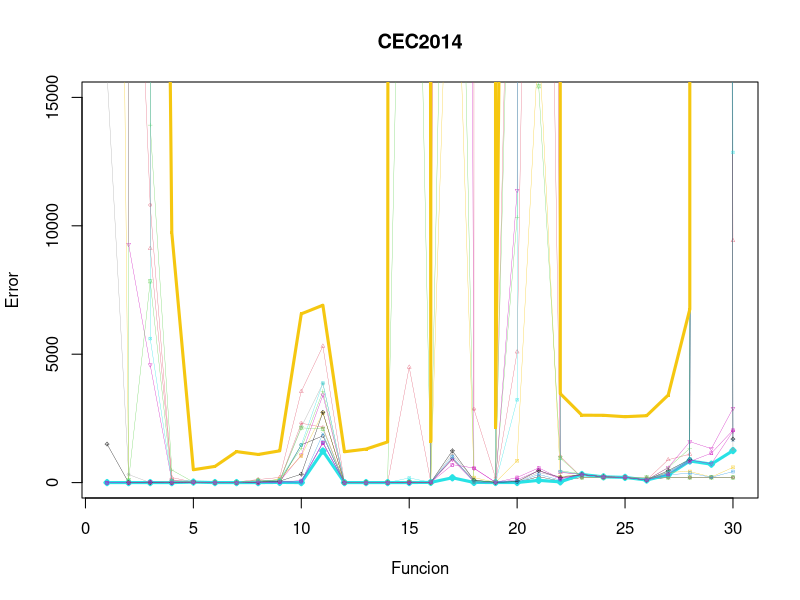
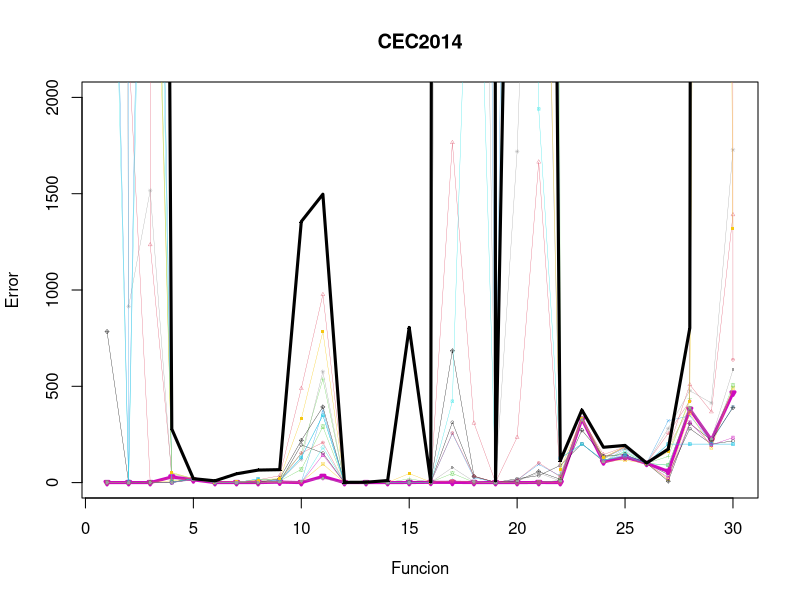

The R script that drew these images, in order:
#DIM 30

maximos<-max(c(3.9810567254902E-010,0,1.23356261764706E-008,2.17342730392157E-006,19.9989607843,0,0,9.8374907765,2.185260451,1469.4791568628,1822.4765882353,0.0001457052,0.0481352824,0.3118949216,3.0207135294,12.7848470588,934.8204705882,75.4492882353,3.8772611765,9.79078,229.6321058824,60.9474372549,200,200.0004901961,200,123.6992941176,200,200,200,200))
maximos<-c(maximos,max(c(39737210.098745,1759112643.3251,9119.3176894122,196.6229225958,20.9567790787,23.2915914269,25.5676371278,119.9244532675,201.6079114441,3548.6698966085,5314.8504648288,1.9111004987,0.7415339954,3.2126460738,4496.4952592617,12.869335655,705469.957365401,2238461.57920752,25.9933503201,5091.0551301007,55807.809200248,389.7186690937,326.0802700086,250.5471815037,209.0371495535,100.8766515931,891.4109437067,1106.0418799381,315919.68149615,9424.4394315194)))
maximos<-c(maximos,max(c(74247962.7037171,3467117007.89457,13921.8438034149,489.4935420092,20.1969802755,24.0327445757,31.1005482495,46.4036205743,122.0642406745,1339.7024779922,3551.509945644,1.3521804705,0.8459909493,12.3681487226,41716.5549857072,12.148219186,7040903.80384939,95603636.6797618,47.7042357614,10330.3695231212,3113705.10209403,456.6455930802,340.8299622198,245.6887679801,211.1375677847,100.9756534744,582.5453185714,1328.1199584445,4349024.32846354,100493.963870865)))
maximos<-c(maximos,max(c(1.00312941176471E-014,1.67188235294118E-015,2.22913725490196E-015,2.82767874509804E-012,20.0022941176,0.6134212525,2.22921568627451E-015,1.7462656961,16.9961568627,8.1432843137,1896.7666666667,0.2033886471,0.1448862745,0.2112864706,3.0602882353,9.8809705882,199.7495294118,9.3240156863,3.6206941176,5.5854078431,118.2128098039,62.6329019608,315.24,224.2921568627,202.5915686275,100.1431372549,327.6450980392,833.5894117647,500071.88627451,1646.4243137255)))
maximos<-c(maximos,max(c(0,0,0,0,20.1146763049,1.38431029846092E-007,0,0,6.7848764763,0.0163288218,1229.4790938139,0.1605767307,0.1241169481,0.2417019554,2.1463695397,8.4990146629,187.5081400917,5.9100668314,3.6817790085,3.0818629205,86.8329035552,27.6009005983,315.2441021856,224.0462359105,202.6062558082,100.1136355942,300,840.3042670867,716.8803395265,1246.3809343466)))
maximos<-c(maximos,max(c(0.0010664527,2.38005190235294E-005,0.0011057164,4.38028697058824E-013,19.9995564118,3.6202262827,0.0029900416,0.8584115433,25.1275797843,17.8636095882,1541.6900521569,0.0720552021,0.1572941558,0.1988561896,2.8552269294,10.2094920353,900.8197568627,28.9382387686,3.0799649137,109.1571832373,466.6169618824,144.5745132824,315.2441,224.7538413725,203.2951396078,100.1622337255,401.1319882353,876.770054902,736.0847390196,2001.1468447059)))
maximos<-c(maximos,max(c(574302.496031413,9276.2813645137,4581.8338937822,80.5810229233,20.0001446751,17.8233548616,0.0158939308,26.5898824784,45.6901822733,1073.4727350666,3405.5531133324,0.1505419551,0.2811101886,0.1866163365,13.7296968593,11.4669638132,234648.017476315,550.4613656365,13.7397473034,11377.950325283,180670.695377051,407.1395860158,315.2454000375,228.4003371067,210.5359279252,100.3634867473,587.6208469157,1593.6330570629,1320.5987325271,2889.441984638)))
maximos<-c(maximos,max(c(85681.0783509804,3.31753797588235E-012,0.0084136248,12.5634821334,19.9999976275,16.3762022529,0.0374558704,3.63352049607843E-013,137.1473289608,1041.298494902,2716.6351313726,0.1812459014,0.5608331353,0.3995473927,12.7103541333,10.9081328353,27401.7286313725,195.5904240392,7.8983692843,852.6655676667,17431.8980019608,232.0180570588,314.7704268627,236.1550243137,200.9749570588,100.5510392157,402.3999684314,431.3996172549,215.9009711765,592.8338227451)))
maximos<-c(maximos,max(c(15954.8321568627,313.6770661267,6.42962549019608E-010,63.4483107084,20.6376972549,5.1911923529,0.023726586,55.8655415686,84.6310823529,2167.6751254902,3858.2700784314,0.9505057627,0.2858337824,0.225914549,7.7337784314,10.4407191373,1103.6921229412,109.7573209804,8.8818456078,38.9071146667,386.3058941176,230.5925509804,315.2441,221.5733882353,203.6275588235,139.4970862745,420.5095431373,916.384527451,339290.33437451,1292.003945098)))
maximos<-c(maximos,max(c(1500.2888909078,1.19144250980392E-009,0.0474332227,3.0517899778,20.3341079216,5.1606329765,0.0008464691,20.4134092157,57.9504244314,329.1780562745,2737.2630647059,0.4439414084,0.30536355,0.2362806771,5.9220198902,10.6021788157,1239.1428327451,95.4481953922,5.6529656196,37.3023477843,470.9285305686,191.3663908235,315.2441001961,224.3781768627,202.72703,100.3369556863,468.5443513725,905.0780970588,651806.040809412,1695.6212627451)))
maximos<-c(maximos,max(c(215525900,31387,10810.2,109.346,20,1.897,0.996,92.531,59.706,2312.38,2151.25,0.03,0.35,0.29,22.51,9.86,28114700,2854.99,183.62,38149.6,16290100,1019.94,200,200,200,200,200,200,200,200)))
maximos<-c(maximos,max(c(2674850,99.611,7840.39,36.755,20,1.907,0.409,92.531,59.697,2131.47,2091.05,0.03,0.34,0.28,21.69,9.81,42148.7,41.58,16.3,34381.2,15435,956.48,200,200,200,200,200,200,200,200)))
maximos<-c(maximos,max(c(0,0,0,0,20.1613620196,0,0,1.9509001102,8.4476076431,13.643946998,1575.3243692157,0.0021532762,0.0568129615,0.2110417847,3.0882482882,10.5399833157,1009.2474045686,23.1735128333,3.811121849,11.6816574039,317.8185075314,95.9487691967,314.01289,224.4924843137,200.1946680392,100.0586856863,301.0252705882,368.3277519608,205.7818968627,430.311324902)))
maximos<-c(maximos,max(c(13225062.5980392,517280687.246079,5609.1629068376,63.4242823506,20.5193764706,21.986927451,4.0912666823,51.065231075,104.3559156863,1462.0605746878,3877.6982352941,0.9895080784,0.3844830392,1.0154932941,182.0982880392,11.214397451,520178.724392157,3170488.26827255,10.0843386275,3225.9467019608,434810.412568628,432.9887058824,319.2657647059,228.0547058824,205.1926666667,100.3732352941,416.6909215686,931.0007843137,433867.102745098,12856.2237254902)))
maximos<-c(maximos,max(c(0,0,26.1949173104,0,19.9997121569,1.1358489414,0.0001932801,0.0195349739,17.9287663333,81.2465965686,1549.5209862745,0.0159747439,0.1376759378,0.2216354314,2.4507832353,9.6474157647,697.8607854902,566.9142417647,5.8225191961,198.8779813725,573.2908078431,158.8346043137,315.2442156863,222.2347098039,205.6071941176,102.0887941176,328.444745098,823.3830098039,1146.5833294118,2040.6691)))
maximos<-c(maximos,max(c(708272100,61736610200,94371,9732,692,500,548,630,254,1206,462,1094,931,1236,263,6571,98,6907,15,1201,37,1304,64,1584,33,1172354,45,1609,54,19842517,3,1153484724,2161,12,89100,45,6285441,7,3464,09,2623,66,2620,27,2566,06,2605,04,3408,7,6748,51,140314202,4,894427,96)))




minimos<-min(c(3.9810567254902E-010,0,1.23356261764706E-008,2.17342730392157E-006,19.9989607843,0,0,9.8374907765,2.185260451,1469.4791568628,1822.4765882353,0.0001457052,0.0481352824,0.3118949216,3.0207135294,12.7848470588,934.8204705882,75.4492882353,3.8772611765,9.79078,229.6321058824,60.9474372549,200,200.0004901961,200,123.6992941176,200,200,200,200))
minimos<-c(minimos,min(c(39737210.098745,1759112643.3251,9119.3176894122,196.6229225958,20.9567790787,23.2915914269,25.5676371278,119.9244532675,201.6079114441,3548.6698966085,5314.8504648288,1.9111004987,0.7415339954,3.2126460738,4496.4952592617,12.869335655,705469.957365401,2238461.57920752,25.9933503201,5091.0551301007,55807.809200248,389.7186690937,326.0802700086,250.5471815037,209.0371495535,100.8766515931,891.4109437067,1106.0418799381,315919.68149615,9424.4394315194)))
minimos<-c(minimos,min(c(74247962.7037171,3467117007.89457,13921.8438034149,489.4935420092,20.1969802755,24.0327445757,31.1005482495,46.4036205743,122.0642406745,1339.7024779922,3551.509945644,1.3521804705,0.8459909493,12.3681487226,41716.5549857072,12.148219186,7040903.80384939,95603636.6797618,47.7042357614,10330.3695231212,3113705.10209403,456.6455930802,340.8299622198,245.6887679801,211.1375677847,100.9756534744,582.5453185714,1328.1199584445,4349024.32846354,100493.963870865)))
minimos<-c(minimos,min(c(1.00312941176471E-014,1.67188235294118E-015,2.22913725490196E-015,2.82767874509804E-012,20.0022941176,0.6134212525,2.22921568627451E-015,1.7462656961,16.9961568627,8.1432843137,1896.7666666667,0.2033886471,0.1448862745,0.2112864706,3.0602882353,9.8809705882,199.7495294118,9.3240156863,3.6206941176,5.5854078431,118.2128098039,62.6329019608,315.24,224.2921568627,202.5915686275,100.1431372549,327.6450980392,833.5894117647,500071.88627451,1646.4243137255)))
minimos<-c(minimos,min(c(0,0,0,0,20.1146763049,1.38431029846092E-007,0,0,6.7848764763,0.0163288218,1229.4790938139,0.1605767307,0.1241169481,0.2417019554,2.1463695397,8.4990146629,187.5081400917,5.9100668314,3.6817790085,3.0818629205,86.8329035552,27.6009005983,315.2441021856,224.0462359105,202.6062558082,100.1136355942,300,840.3042670867,716.8803395265,1246.3809343466)))
minimos<-c(minimos,min(c(0.0010664527,2.38005190235294E-005,0.0011057164,4.38028697058824E-013,19.9995564118,3.6202262827,0.0029900416,0.8584115433,25.1275797843,17.8636095882,1541.6900521569,0.0720552021,0.1572941558,0.1988561896,2.8552269294,10.2094920353,900.8197568627,28.9382387686,3.0799649137,109.1571832373,466.6169618824,144.5745132824,315.2441,224.7538413725,203.2951396078,100.1622337255,401.1319882353,876.770054902,736.0847390196,2001.1468447059)))
minimos<-c(minimos,min(c(574302.496031413,9276.2813645137,4581.8338937822,80.5810229233,20.0001446751,17.8233548616,0.0158939308,26.5898824784,45.6901822733,1073.4727350666,3405.5531133324,0.1505419551,0.2811101886,0.1866163365,13.7296968593,11.4669638132,234648.017476315,550.4613656365,13.7397473034,11377.950325283,180670.695377051,407.1395860158,315.2454000375,228.4003371067,210.5359279252,100.3634867473,587.6208469157,1593.6330570629,1320.5987325271,2889.441984638)))
minimos<-c(minimos,min(c(85681.0783509804,3.31753797588235E-012,0.0084136248,12.5634821334,19.9999976275,16.3762022529,0.0374558704,3.63352049607843E-013,137.1473289608,1041.298494902,2716.6351313726,0.1812459014,0.5608331353,0.3995473927,12.7103541333,10.9081328353,27401.7286313725,195.5904240392,7.8983692843,852.6655676667,17431.8980019608,232.0180570588,314.7704268627,236.1550243137,200.9749570588,100.5510392157,402.3999684314,431.3996172549,215.9009711765,592.8338227451)))
minimos<-c(minimos,min(c(15954.8321568627,313.6770661267,6.42962549019608E-010,63.4483107084,20.6376972549,5.1911923529,0.023726586,55.8655415686,84.6310823529,2167.6751254902,3858.2700784314,0.9505057627,0.2858337824,0.225914549,7.7337784314,10.4407191373,1103.6921229412,109.7573209804,8.8818456078,38.9071146667,386.3058941176,230.5925509804,315.2441,221.5733882353,203.6275588235,139.4970862745,420.5095431373,916.384527451,339290.33437451,1292.003945098)))
minimos<-c(minimos,min(c(1500.2888909078,1.19144250980392E-009,0.0474332227,3.0517899778,20.3341079216,5.1606329765,0.0008464691,20.4134092157,57.9504244314,329.1780562745,2737.2630647059,0.4439414084,0.30536355,0.2362806771,5.9220198902,10.6021788157,1239.1428327451,95.4481953922,5.6529656196,37.3023477843,470.9285305686,191.3663908235,315.2441001961,224.3781768627,202.72703,100.3369556863,468.5443513725,905.0780970588,651806.040809412,1695.6212627451)))
minimos<-c(minimos,min(c(215525900,31387,10810.2,109.346,20,1.897,0.996,92.531,59.706,2312.38,2151.25,0.03,0.35,0.29,22.51,9.86,28114700,2854.99,183.62,38149.6,16290100,1019.94,200,200,200,200,200,200,200,200)))
minimos<-c(minimos,min(c(2674850,99.611,7840.39,36.755,20,1.907,0.409,92.531,59.697,2131.47,2091.05,0.03,0.34,0.28,21.69,9.81,42148.7,41.58,16.3,34381.2,15435,956.48,200,200,200,200,200,200,200,200)))
minimos<-c(minimos,min(c(0,0,0,0,20.1613620196,0,0,1.9509001102,8.4476076431,13.643946998,1575.3243692157,0.0021532762,0.0568129615,0.2110417847,3.0882482882,10.5399833157,1009.2474045686,23.1735128333,3.811121849,11.6816574039,317.8185075314,95.9487691967,314.01289,224.4924843137,200.1946680392,100.0586856863,301.0252705882,368.3277519608,205.7818968627,430.311324902)))
minimos<-c(minimos,min(c(13225062.5980392,517280687.246079,5609.1629068376,63.4242823506,20.5193764706,21.986927451,4.0912666823,51.065231075,104.3559156863,1462.0605746878,3877.6982352941,0.9895080784,0.3844830392,1.0154932941,182.0982880392,11.214397451,520178.724392157,3170488.26827255,10.0843386275,3225.9467019608,434810.412568628,432.9887058824,319.2657647059,228.0547058824,205.1926666667,100.3732352941,416.6909215686,931.0007843137,433867.102745098,12856.2237254902)))
minimos<-c(minimos,min(c(0,0,26.1949173104,0,19.9997121569,1.1358489414,0.0001932801,0.0195349739,17.9287663333,81.2465965686,1549.5209862745,0.0159747439,0.1376759378,0.2216354314,2.4507832353,9.6474157647,697.8607854902,566.9142417647,5.8225191961,198.8779813725,573.2908078431,158.8346043137,315.2442156863,222.2347098039,205.6071941176,102.0887941176,328.444745098,823.3830098039,1146.5833294118,2040.6691)))
minimos<-c(minimos,min(c(708272100,61736610200,94371,9732,692,500,548,630,254,1206,462,1094,931,1236,263,6571,98,6907,15,1201,37,1304,64,1584,33,1172354,45,1609,54,19842517,3,1153484724,2161,12,89100,45,6285441,7,3464,09,2623,66,2620,27,2566,06,2605,04,3408,7,6748,51,140314202,4,894427,96)))


min(minimos)
max(maximos)

plot(
  c(3.9810567254902E-010,0,1.23356261764706E-008,2.17342730392157E-006,19.9989607843,0,0,9.8374907765,2.185260451,1469.4791568628,1822.4765882353,0.0001457052,0.0481352824,0.3118949216,3.0207135294,12.7848470588,934.8204705882,75.4492882353,3.8772611765,9.79078,229.6321058824,60.9474372549,200,200.0004901961,200,123.6992941176,200,200,200,200),
  main="CEC2014",
  xlab="Funcion",
  ylab="Error",
  type="o",
  col=1,
  #ylim=c(min(minimos),max(maximos)),
  ylim=c(0,15000),
  pch=1,
  cex=.4,
  lwd=.3
)

lines(
c(39737210.098745,1759112643.3251,9119.3176894122,196.6229225958,20.9567790787,23.2915914269,25.5676371278,119.9244532675,201.6079114441,3548.6698966085,5314.8504648288,1.9111004987,0.7415339954,3.2126460738,4496.4952592617,12.869335655,705469.957365401,2238461.57920752,25.9933503201,5091.0551301007,55807.809200248,389.7186690937,326.0802700086,250.5471815037,209.0371495535,100.8766515931,891.4109437067,1106.0418799381,315919.68149615,9424.4394315194),
type="o",
col=2,
pch=2,
cex=.4,
lwd=.3
)



lines(
  c(74247962.7037171,3467117007.89457,13921.8438034149,489.4935420092,20.1969802755,24.0327445757,31.1005482495,46.4036205743,122.0642406745,1339.7024779922,3551.509945644,1.3521804705,0.8459909493,12.3681487226,41716.5549857072,12.148219186,7040903.80384939,95603636.6797618,47.7042357614,10330.3695231212,3113705.10209403,456.6455930802,340.8299622198,245.6887679801,211.1375677847,100.9756534744,582.5453185714,1328.1199584445,4349024.32846354,100493.963870865),
  type="o",
  col=3,
  pch=3,
  cex=.4,
  lwd=.3
)




lines(
  c(1.00312941176471E-014,1.67188235294118E-015,2.22913725490196E-015,2.82767874509804E-012,20.0022941176,0.6134212525,2.22921568627451E-015,1.7462656961,16.9961568627,8.1432843137,1896.7666666667,0.2033886471,0.1448862745,0.2112864706,3.0602882353,9.8809705882,199.7495294118,9.3240156863,3.6206941176,5.5854078431,118.2128098039,62.6329019608,315.24,224.2921568627,202.5915686275,100.1431372549,327.6450980392,833.5894117647,500071.88627451,1646.4243137255),
  type="o",
  col=4,
  pch=4,
  cex=.4,
  lwd=.3
)





lines(
  c(0,0,0,0,20.1146763049,1.38431029846092E-007,0,0,6.7848764763,0.0163288218,1229.4790938139,0.1605767307,0.1241169481,0.2417019554,2.1463695397,8.4990146629,187.5081400917,5.9100668314,3.6817790085,3.0818629205,86.8329035552,27.6009005983,315.2441021856,224.0462359105,202.6062558082,100.1136355942,300,840.3042670867,716.8803395265,1246.3809343466),  
  type="o",
  col=5,
  pch=5,
  cex=.4,
  lwd=3
)







lines(
  c(0.0010664527,2.38005190235294E-005,0.0011057164,4.38028697058824E-013,19.9995564118,3.6202262827,0.0029900416,0.8584115433,25.1275797843,17.8636095882,1541.6900521569,0.0720552021,0.1572941558,0.1988561896,2.8552269294,10.2094920353,900.8197568627,28.9382387686,3.0799649137,109.1571832373,466.6169618824,144.5745132824,315.2441,224.7538413725,203.2951396078,100.1622337255,401.1319882353,876.770054902,736.0847390196,2001.1468447059),
  type="o",
  col=6,
  pch=6,
  cex=.4,
  lwd=.3
)






lines(
  c(574302.496031413,9276.2813645137,4581.8338937822,80.5810229233,20.0001446751,17.8233548616,0.0158939308,26.5898824784,45.6901822733,1073.4727350666,3405.5531133324,0.1505419551,0.2811101886,0.1866163365,13.7296968593,11.4669638132,234648.017476315,550.4613656365,13.7397473034,11377.950325283,180670.695377051,407.1395860158,315.2454000375,228.4003371067,210.5359279252,100.3634867473,587.6208469157,1593.6330570629,1320.5987325271,2889.441984638),  
  type="o",
  col=6,
  pch=6,
  cex=.4,
  lwd=.3
)





lines(
  c(85681.0783509804,3.31753797588235E-012,0.0084136248,12.5634821334,19.9999976275,16.3762022529,0.0374558704,3.63352049607843E-013,137.1473289608,1041.298494902,2716.6351313726,0.1812459014,0.5608331353,0.3995473927,12.7103541333,10.9081328353,27401.7286313725,195.5904240392,7.8983692843,852.6655676667,17431.8980019608,232.0180570588,314.7704268627,236.1550243137,200.9749570588,100.5510392157,402.3999684314,431.3996172549,215.9009711765,592.8338227451),  
  type="o",
  col=7,
  pch=7,
  cex=.4,
  lwd=.3
)






lines(
  c(15954.8321568627,313.6770661267,6.42962549019608E-010,63.4483107084,20.6376972549,5.1911923529,0.023726586,55.8655415686,84.6310823529,2167.6751254902,3858.2700784314,0.9505057627,0.2858337824,0.225914549,7.7337784314,10.4407191373,1103.6921229412,109.7573209804,8.8818456078,38.9071146667,386.3058941176,230.5925509804,315.2441,221.5733882353,203.6275588235,139.4970862745,420.5095431373,916.384527451,339290.33437451,1292.003945098),  
  type="o",
  col=8,
  pch=8,
  cex=.4,
  lwd=.3
)







lines(
  c(1500.2888909078,1.19144250980392E-009,0.0474332227,3.0517899778,20.3341079216,5.1606329765,0.0008464691,20.4134092157,57.9504244314,329.1780562745,2737.2630647059,0.4439414084,0.30536355,0.2362806771,5.9220198902,10.6021788157,1239.1428327451,95.4481953922,5.6529656196,37.3023477843,470.9285305686,191.3663908235,315.2441001961,224.3781768627,202.72703,100.3369556863,468.5443513725,905.0780970588,651806.040809412,1695.6212627451),  
  type="o",
  col=9,
  pch=9,
  cex=.4,
  lwd=.3
)





lines(
  c(215525900,31387,10810.2,109.346,20,1.897,0.996,92.531,59.706,2312.38,2151.25,0.03,0.35,0.29,22.51,9.86,28114700,2854.99,183.62,38149.6,16290100,1019.94,200,200,200,200,200,200,200,200),
  type="o",
  col=10,
  pch=10,
  cex=.4,
  lwd=.3
)






lines(
  c(2674850,99.611,7840.39,36.755,20,1.907,0.409,92.531,59.697,2131.47,2091.05,0.03,0.34,0.28,21.69,9.81,42148.7,41.58,16.3,34381.2,15435,956.48,200,200,200,200,200,200,200,200),  
  type="o",
  col=11,
  pch=11,
  cex=.4,
  lwd=.3
)








lines(
  c(0,0,0,0,20.1613620196,0,0,1.9509001102,8.4476076431,13.643946998,1575.3243692157,0.0021532762,0.0568129615,0.2110417847,3.0882482882,10.5399833157,1009.2474045686,23.1735128333,3.811121849,11.6816574039,317.8185075314,95.9487691967,314.01289,224.4924843137,200.1946680392,100.0586856863,301.0252705882,368.3277519608,205.7818968627,430.311324902),
  type="o",
  col=12,
  pch=12,
  cex=.4,
  lwd=.3
)







lines(
  c(13225062.5980392,517280687.246079,5609.1629068376,63.4242823506,20.5193764706,21.986927451,4.0912666823,51.065231075,104.3559156863,1462.0605746878,3877.6982352941,0.9895080784,0.3844830392,1.0154932941,182.0982880392,11.214397451,520178.724392157,3170488.26827255,10.0843386275,3225.9467019608,434810.412568628,432.9887058824,319.2657647059,228.0547058824,205.1926666667,100.3732352941,416.6909215686,931.0007843137,433867.102745098,12856.2237254902),
  type="o",
  col=13,
  pch=13,
  cex=.4,
  lwd=.3
)







lines(
  c(0,0,26.1949173104,0,19.9997121569,1.1358489414,0.0001932801,0.0195349739,17.9287663333,81.2465965686,1549.5209862745,0.0159747439,0.1376759378,0.2216354314,2.4507832353,9.6474157647,697.8607854902,566.9142417647,5.8225191961,198.8779813725,573.2908078431,158.8346043137,315.2442156863,222.2347098039,205.6071941176,102.0887941176,328.444745098,823.3830098039,1146.5833294118,2040.6691),  
  type="o",
  col=14,
  pch=14,
  cex=.4,
  lwd=.3
)














lines(
  c(708272100,61736610200,94371,9732.692,500.548,630.254,1206.462,1094.931,1236.263,6571.98,6907.15,1201.37,1304.64,1584.33,1172354.45,1609.54,19842517.3,1153484724,2161.12,89100.45,6285441.7,3464.09,2623.66,2620.27,2566.06,2605.04,3408.7,6748.51,140314202.4,894427.96),
  type="o",
  col=15,
  pch=15,
  cex=.4,
  lwd=3
)





















































































#DIM 10

plot(
  c(1.76871165195686E-007,1.11457647058824E-015,0.0001055527,3.34372941176471E-015,16.863048009,0.0620104547,0,2.0706781043,1.6585014675,196.1156419608,152.9957997843,0.0302652157,0.0272497333,0.1891654059,0.8966286471,1.5545893529,312.7451352941,30.8529375882,1.251119902,19.9406550784,36.3907106667,89.5284179216,201.8201764706,109.9102941176,127.5298235294,100.0194313725,41.1315619412,280.3234117647,200,216.4126078431),
  main="CEC2014",
  xlab="Funcion",
  ylab="Error",
  type="o",
  col=1,
  #ylim=c(min(minimos),max(maximos)),
  ylim=c(0,2000),
  pch=1,
  cex=.4,
  lwd=.3
)



lines(
  c(1150612.94111143,16034575.5021883,1234.9883133221,41.9776326457,20.3811447193,5.3279975283,0.8226381996,14.227189654,35.7932178674,488.591642579,976.2717984412,1.1285247035,0.3054388759,0.3380708458,5.7665173802,3.5059098434,1765.6175331117,309.4347177718,1.6141971936,235.2391877503,1664.7695916103,26.1066556878,329.9485331694,145.5083218851,186.1197295016,100.3135290161,173.6789334136,508.0455345964,367.5578229019,1390.6776399154),
  type="o",
  col=2,
  pch=2,
  cex=.4,
  lwd=.3
)




lines(
  c(5234091.42430531,138042857.426333,4545.6467299547,48.4558884923,20.0914528908,3.4732491808,2.1930349321,9.7698603705,18.745724127,151.518814072,537.6226885887,0.6297756088,0.3352132702,1.0070538641,19.1365657077,2.9222039811,314731.736830444,234239.598769088,2.0320648367,407578.243993656,83860.1706001506,43.7741533844,332.5387216549,126.9948771753,156.8479186982,100.3318213755,135.3908255941,435.8938274279,83243.1384431187,2917.5339409307),
  type="o",
  col=3,
  pch=3,
  cex=.4,
  lwd=.3
)





lines(
  c(5013.0489672621,0.0001341896,1.87734004009561E-009,1.4132347738,20.0272395439,0.7063044535,0.0947993946,0.253616817,6.0084833174,1.5926918245,372.2404276947,0.0424947119,0.1206137879,0.2139064063,0.7748367297,1.7570696989,254.5371206936,25.1581341427,1.2991172546,13.3705333441,94.6425341807,34.0874521933,329.4574747137,127.3903081922,178.7232870706,100.1384124412,321.2754026223,347.1652141922,211.7372774549,394.2959329157),
  type="o",
  col=4,
  pch=4,
  cex=.4,
  lwd=.3
)







lines(
  c(0,0,0,30.6882352941,19.6767,0.1483755759,0.0031634515,0,3.3790045098,0.1517888627,183.1153137255,0.1402201569,0.0600872941,0.0942395882,0.6056511765,1.9771980392,9.9143486275,0.2229742353,0.2565644314,0.4315543137,0.5085518039,3.2473980392,329.46,108.9050980392,163.6245098039,100.0688235294,89.6869254902,383.2115686275,222.3229411765,467.1992156863),
  type="o",
  col=5,
  pch=5,
  cex=.4,
  lwd=.3
)






lines(
  c(0,0,0,29.4095534696,14.1455983633,0.0175400641,0.0030429237,0,2.344597678,0.0085721782,32.055826349,0.0681671385,0.0515619667,0.081361704,0.3660991591,1.2407967834,0.9766637611,0.2440927767,0.0773000324,0.1848826079,0.4080689873,0.0441028809,329.4574747107,107.489641746,132.7388149432,100.0500470972,58.0639304539,380.8104889196,221.986656904,464.8828114285),
  type="o",
  col=6,
  pch=6,
  cex=.4,
  lwd=3
)





lines(
  c(0.0004954047,7.09841784264114E-009,9.85965824381373E-011,9.5456241843,16.5805848674,0.0034445483,0.0185835559,6.68746117647059E-015,3.4921110969,2.1369188595,96.276037451,0.0422278337,0.0355334978,0.0890592019,0.434600981,1.448514948,9.3566656753,0.7825998958,0.1583402259,0.3125558844,1.9347211907,0.2628860608,329.45747,109.225824902,116.1259519608,100.0322684314,17.2018758871,361.0548221569,181.4021401961,491.7452813725),
  type="o",
  col=7,
  pch=7,
  cex=.4,
  lwd=.3
)






lines(
  c(27904.5013617886,914.6605137471,1516.8063187142,15.435575447,19.606878119,2.4498260245,0.2030302432,5.5847341813,8.6936763156,119.4300157542,575.9476154358,0.124164047,0.1576864688,0.2537019758,1.0218383562,2.7469369752,16074.9090864638,7419.7540776198,2.0933349952,1719.1836825523,4823.4271817397,37.5665808196,329.457487167,130.7641476346,183.6782268878,100.1366208786,280.7775666254,477.1473825918,413.2909873614,1727.537695243),
  type="o",
  col=8,
  pch=8,
  cex=.4,
  lwd=.3
)







lines(
  c(784.1906129745,0.009882615,0.9213070022,2.6908171845,19.9999742353,3.0166234,0.1561593156,1.1591599372549E-013,20.8355695314,219.2256404627,392.7479986275,0.1303985837,0.4161575699,0.3686512677,2.4388709176,2.6395893725,684.3998861471,33.5042971588,0.9330415607,8.9575561624,57.0561504983,17.0246813308,272.3514978431,137.378044902,145.9906637255,100.3963515686,7.4229167667,306.6714884314,219.9634837255,389.1651615686),
  type="o",
  col=9,
  pch=9,
  cex=.4,
  lwd=.3
)





lines(
  c(16226.5696398681,2273.0552325532,0.0005744588,25.5082559294,19.0870415686,1.0394580371,0.1626861398,7.8088834314,7.6307647294,153.4006447059,208.2013235098,0.2694543529,0.1311728271,0.2602720733,0.7118415275,1.4090926608,257.2398454902,33.161518,2.087875402,12.5894761373,102.5059386412,30.0227520706,329.4575490196,123.8383764706,186.1996431373,100.1207333333,255.937044,423.3538352941,355435.020268627,637.9675823529),
  type="o",
  col=10,
  pch=10,
  cex=.4,
  lwd=.3
)






lines(
  c(0,0,0,2.8109704445,19.2163114314,0.052908326,0.0354962741,0.6608053702,8.5224057706,68.4415846039,290.6418778824,0.2206481733,0.1276668044,0.1359879326,0.9830089722,2.2333978059,47.7016775871,1.9963673323,1.0302079294,0.7214667728,1.2086418116,11.6548980739,329.45747,119.1330372549,129.5115915686,100.1291329412,91.2492027586,386.903485098,212.6059123529,505.247932549),
  type="o",
  col=11,
  pch=11,
  cex=.4,
  lwd=.3
)








lines(
  c(8810740,6.343,6643.67,0.678,20,0.002,0.049,18.904,8.955,130.39,349.05,0,0.03,0.13,0.44,2.52,3122910,12932.1,0.55,9364.2,24694.9,126.46,200,115.65,145.16,100.05,200,200,200,200),
  type="o",
  col=12,
  pch=12,
  cex=.4,
  lwd=.3
)







lines(
  c(4569.72,0.036,5842.92,0,20,0.002,0.049,18.904,8.955,130.39,349.05,0,0.03,0.13,0.42,2.52,422.57,3951.62,0.55,6925.1,1940.39,126.47,200,115.65,139.08,100.05,200,200,200,200),
  type="o",
  col=13,
  pch=13,
  cex=.4,
  lwd=.3
)







lines(
  c(0,0,0,0,16.8309965764,0,0,0,2.7254764996,0.3738596535,144.0443373608,0,0.0094357808,0.1100343731,0.6666982114,1.530246409,8.4768328388,0.7840287237,0.1999710639,0.3705879573,0.5404065603,0.244754727,329.45747,108.2986613725,126.0031660784,100.0139566667,25.4770006529,312.918867451,195.4616472549,233.8866766667),
  type="o",
  col=14,
  pch=14,
  cex=.4,
  lwd=.3
)














lines(
  c(2626511.6879519,224053205.940771,4305.3999033165,52.5332862745,20.2129862745,2.7907750686,3.3068928078,13.2486134102,21.0368678431,330.8470785997,782.9861372549,0.8030774706,0.3124895882,0.6884131745,47.0112827255,2.8261445098,101237.232163686,225413.487599239,2.3744214902,5688.9166334118,5004.7232273255,67.5666826506,333.9171764706,130.9644705882,185.6211764706,100.3284313725,158.9574666667,420.1244313725,16758.5769607843,1320.6554509804),
  type="o",
  col=15,
  pch=15,
  cex=.4,
  lwd=.3
)













lines(
  c(0,0,1.02548509803922E-007,0.0850079804,13.6519611765,0.0001478613,0,0,3.3165296216,7.677945791,20.1349725373,0.0164645704,0.0329233264,0.1264898065,0.4714943765,1.054166198,78.3384603588,5.2207213331,0.0766073275,8.0566913325,49.2861720431,8.4746254322,329.4575,108.4429960784,175.070772549,100.0364431373,184.7795707255,388.7167823529,227.0654,585.1142647059),
  type="o",
  col=16,
  pch=16,
  cex=.4,
  lwd=.3
)







lines(
  c(24218900,2942889800,19512,278.108,20.408,9.169,45.698,64.929,67.157,1355.37,1497.28,1.2,1.89,10.69,805.55,3.59,88282.7,185276,8.89,5930.05,13258.3,113.71,376.85,183.44,193.11,101.63,173.32,802.26,66797.6,4638.04),
  type="o",
  col=17,
  pch=17,
  cex=.4,
  lwd=3
)